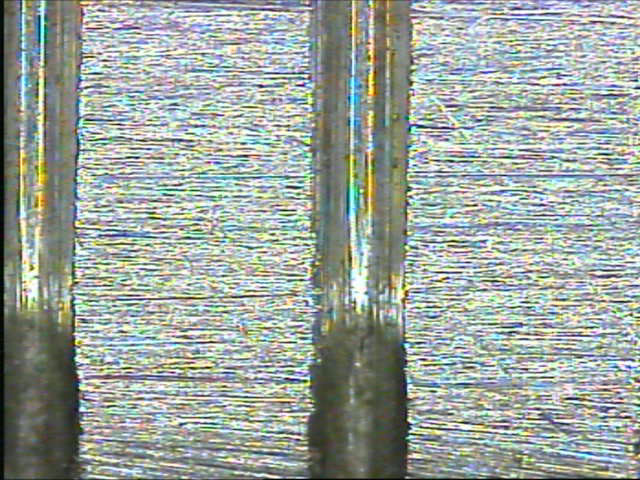
#> input picture selected/kreska_20221213-144717_300_401.png, 640 x 480 px; its folder holds only this picture in this run
$ python CV_analitic.py
#> lines starting #> are read from the running program, lines starting #| are printed output that depends on the picture; after the words box and inside, x2 and y2 are one past the last pixel; in counts of white or black regions, pixels touching at a corner belong together
import cv2 as cv
import numpy as np
import os
import re
import matplotlib.pyplot as plt


################################################################################################
#
# Mariusz Wisniewski KD-712
#
# Computer Vision
# 4606-ES-000000C-0128
#
# Measuring the position of the scale line on the camera image
#
# Contrast enhancement and analytical line position detection
#
# 2023-06-07
#
################################################################################################


def measurements_from_filename(name):
    # read position measured manually from file name
    t = re.split('[_.]', name)
    if t[0] == "kreska":
        measurement_time, manual_position = t[1], (float(t[2]), float(t[3]), (float(t[2]) + float(t[3])) / 2. )
#        print(measurement_time, manual_position)
        return ( measurement_time, manual_position )
    else:
        return None, None


def create_a_list_of_test_files_in_the_directory(dir_path):

#> further down, imgraw is the input picture: shape (480, 640, 3); mean B, G, R 158.7, 165.7, 156.6
    image_list = []

    # Iterate directory
    for path in os.listdir(dir_path):
        # check if current path is a file
        if os.path.isfile(os.path.join(dir_path, path)):
            # check only text files
            if path.endswith('.png'):
                image_list.append(path)
    print("total: ", len(image_list), "images")

    return image_list


def glue_lines(tresh, ignore):
    j = 0
    stan0 = 0
    stan1 = 0
    for i in range(ignore, len(tresh) - ignore):
        stan = tresh[i]
        if stan0 == 0:
            stan0 = stan
            stan1 = stan
        else:
            if stan != stan1:
                if stan == 0:
                    j += 1
                else:
                    if stan == stan0:
                        for k in range(i - j, i):
                            tresh[k] = stan0
                    stan0 = stan
                    j = 0
            else:
                if stan == 0:
                    j += 1
            stan1 = stan

    return tresh


def is_line_black(tresh, ignore):
    white_line = 0
    black_line = 0
    for i in range(ignore, len(tresh) - ignore):
        if tresh[i] == 1:
            white_line += 1
        if tresh[i] == -1:
            black_line += 1
    if black_line <= white_line :
        return True    # dark lines on a light background
    else:
        return False   # light lines on a dark background


def create_lines_table(tresh, ignore, blackline, max_line_width):
    tab = []
    if blackline:
        stan = 1
        line_beginning = ignore
        for i in range(ignore, len(tresh) - ignore):
            if tresh[i] != stan:
                if tresh[i] < stan and stan == 1:     #
                    line_beginning = i
                if tresh[i] > stan and tresh[i] == 1:
                    tab.append( [line_beginning, i, (i+line_beginning)/2.] )
            stan = tresh[i]
    else:
        stan = -1
        line_beginning = ignore
        for i in range(ignore, len(tresh) - ignore):
            if tresh[i] != stan:
                if tresh[i] > stan and stan == -1:
                    line_beginning = i
                if tresh[i] < stan and tresh[i] == -1:
                    tab.append( [line_beginning, i, (i+line_beginning)/2.])
            stan = tresh[i]

    if len(tab)>1:
        i = 0
        while i < len(tab)-1:
            if tab[i+1][0] - tab[i][1] < max_line_width:
                tab[i][1] = tab[i+1][1]
                tab.pop(i+1)
            else:
                i += 1
    for i in range(len(tab)):
        tab[i][2] = (tab[i][1] + tab[i][0])/2.

    return tab


def hysteresis_thresholding(hist_10, edge_ignore_width):

    min_ = np.min(hist_10)
    max_ = np.max(hist_10)

    min_val = max_
    for i in range(len(hist_10)):
        if edge_ignore_width < i < len(hist_10) - edge_ignore_width and min_val > hist_10[i]:
            min_val = hist_10[i]
    max_val = min_
    for i in range(len(hist_10)):
        if edge_ignore_width < i < len(hist_10) - edge_ignore_width and max_val < hist_10[i]:
            max_val = hist_10[i]

    amp = max_val - min_val

    treshold = np.zeros([len(hist_10)], dtype=int)
    for i in range(edge_ignore_width, len(hist_10) - edge_ignore_width):
        if hist_10[i] > max_val - amp * 0.3:
            treshold[i] = 1
        if hist_10[i] < min_val + amp * 0.3:
            treshold[i] = -1

    return (treshold, amp)


def find_the_line_in_the_middle(lines):
    image_center = 640 / 2
    dist = image_center * 2
    middle_line = -1
    for i in range(len(lines)):
        if dist > abs((lines[i][1] + lines[i][0]) / 2 - image_center):
            dist = abs((lines[i][1] + lines[i][0]) / 2 - image_center)
            middle_line = i
    if middle_line < 0:
        print("something wrong...")
    return middle_line


def lines_detector(imgraw, edge_ignore_width, max_line_width, only_middle_line, fname):
#> called with edge_ignore_width = 100, max_line_width = 75, only_middle_line = True, fname = 'kreska_20221213-144717_300_401.png'
    pk = 0  # manual correction

    measurement_time, manual_position = measurements_from_filename(fname)

    imggray = cv.cvtColor(imgraw, cv.COLOR_BGR2GRAY)
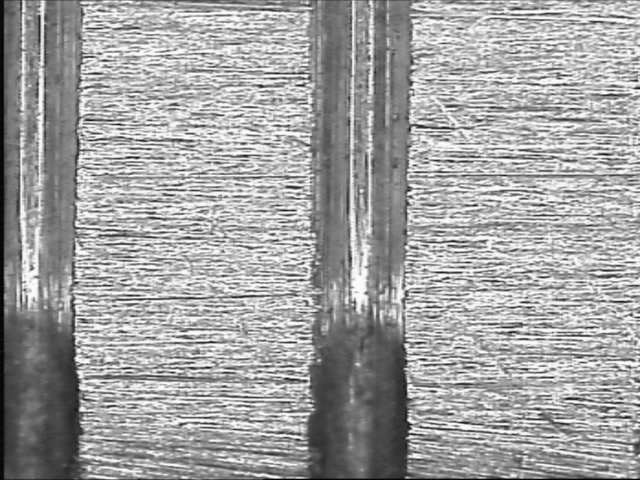
#> imggray: shape (480, 640); min 0, max 255, mean 162.2

    # kernel
    element = np.ones((29, 1), np.float32) / (29)

    # close/open operation
    morphC = cv.morphologyEx(imggray, cv.MORPH_CLOSE, element)
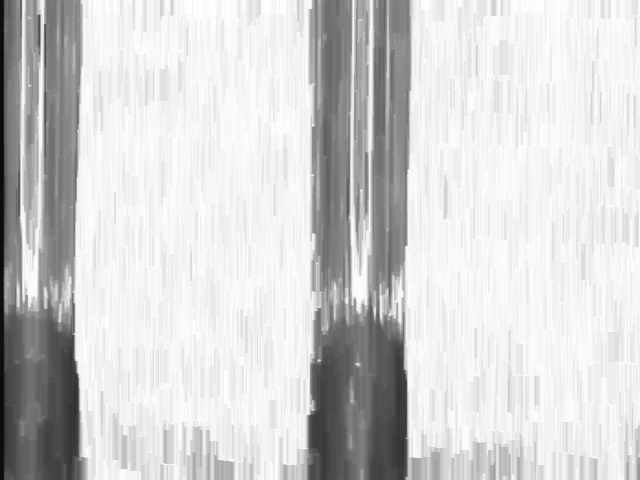
#> morphC: shape (480, 640); min 6, max 255, mean 209.7
    morphO = cv.morphologyEx(imggray, cv.MORPH_OPEN, element)
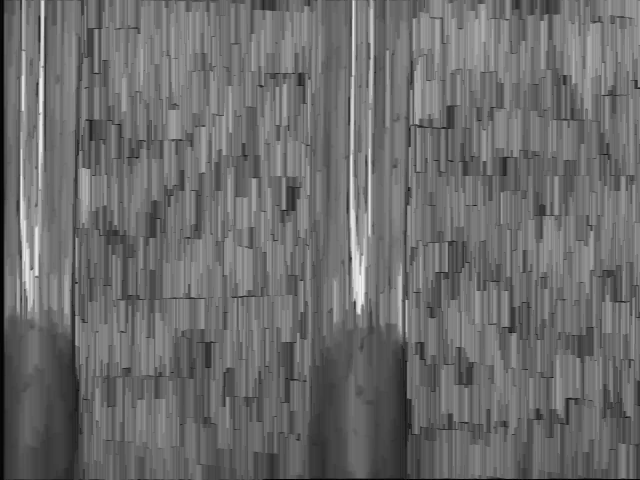
#> morphO: shape (480, 640); min 0, max 239, mean 107.9

    # averaging
    fil2dO = cv.filter2D(morphO, -2, element)
    fil2dC = cv.filter2D(morphC, -2, element)

    # Otsu thresholding
    _, th3_otsuO = cv.threshold(fil2dO, 0, 255, cv.THRESH_BINARY + cv.THRESH_OTSU)
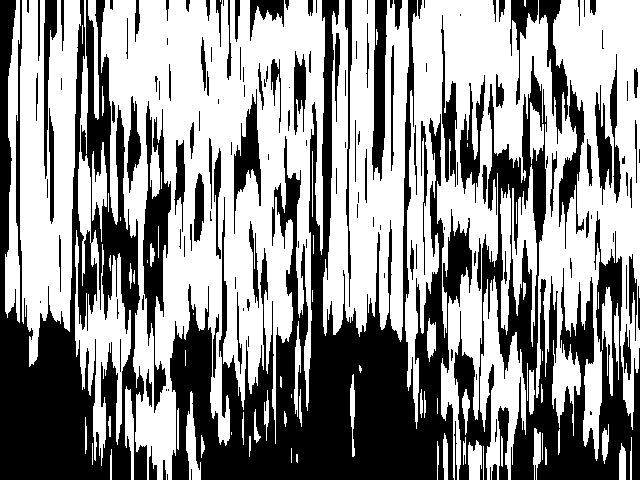
#> th3_otsuO: shape (480, 640); 57% white; 157 black regions (47 under 20 px), largest, box (x1, y1, x2, y2) and area: (170, 0, 472, 480) 47482, (0, 0, 147, 480) 30983, (454, 56, 640, 480) 24090
    _, th3_otsuC = cv.threshold(fil2dC, 0, 255, cv.THRESH_BINARY + cv.THRESH_OTSU)
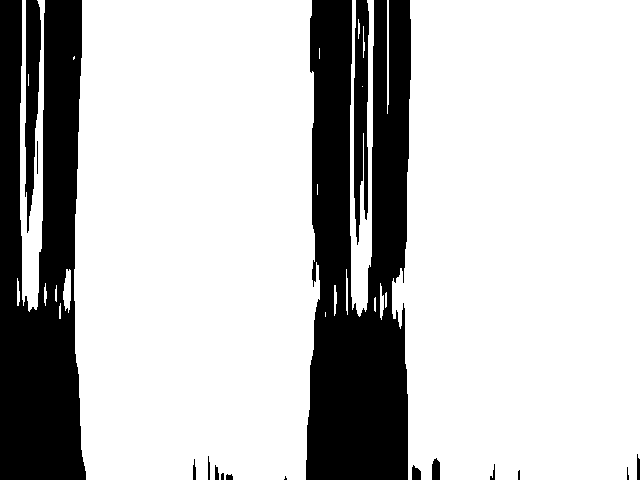
#> th3_otsuC: shape (480, 640); 75.7% white; 17 black regions (3 under 20 px), largest, box (x1, y1, x2, y2) and area: (306, 0, 411, 480) 38267, (0, 0, 86, 480) 30604, (354, 0, 369, 245) 2705

    # [8 lines of commented-out code are left out]
    histO = np.sum(th3_otsuO, axis=0)
#> histO = 640 values, max 116535 at index 171, min 0 at index 0, mean 69744.5
    histC = np.sum(th3_otsuC, axis=0)
#> histC = 640 values, max 122400 at index 86, min 0 at index 0, mean 92674.6

    # moving average
    kernel_size = 9
    kernel = np.ones(kernel_size) / kernel_size
    histO_10 = np.convolve(histO, kernel, mode='same')
#> histO_10 = 640 values, max 104918.3 at index 170, min 0 at index 0, mean 69604.9
    histC_10 = np.convolve(histC, kernel, mode='same')
#> histC_10 = 640 values, max 122400 at index 90, min 0 at index 0, mean 92471

    # hysteresis thresholding
    tresholdO, ampO = hysteresis_thresholding(histO_10, edge_ignore_width)
#> in hysteresis_thresholding, `min_ = np.min(hist_10)`: min_ = 0
#> in hysteresis_thresholding, `max_ = np.max(hist_10)`: max_ = 104918.3
#> the loop in hysteresis_thresholding, `for i in range(len(hist_10)):` made 640 passes
#> min_val on passes 102, 103, 104, 105, 106, 107, 108, 313: 62758.3, 57828.3, 53465, 51595, 51113.3, 51056.7, 50291.7, 49951.7
#> after the loop in hysteresis_thresholding, `for i in range(len(hist_10)):`: min_val = 21760
#> in hysteresis_thresholding, `max_val = min_`: max_val = 0
#> the loop in hysteresis_thresholding, `for i in range(len(hist_10)):` made 640 passes
#> max_val on passes 102, 113, 114, 115, 116, 138, 139, 140: 62758.3, 68226.7, 73440, 76613.3, 77066.7, 78823.3, 83526.7, 88456.7
#> after the loop in hysteresis_thresholding, `for i in range(len(hist_10)):`: max_val = 104918.3
#> in hysteresis_thresholding, `amp = max_val - min_val`: amp = 83158.3
#> in hysteresis_thresholding, `treshold = np.zeros([len(hist_10)], dtype=int)`: treshold = 640 values from 0 to 0
#> after the loop in hysteresis_thresholding, `for i in range(edge_ignore_width, len(hist_10) - edge_ignore_width):`: treshold = 640 values, max 1 at index 138, min -1 at index 313, mean 0.153
#> tresholdO has the same summary as treshold in hysteresis_thresholding; ampO = 83158.3
    tresholdC, ampC = hysteresis_thresholding(histC_10, edge_ignore_width)
#> the loop in hysteresis_thresholding (call 2), `for i in range(len(hist_10)):` made 640 passes
#> min_val on passes 190, 191, 192, 197, 212, 213, 304, 305: 121975, 121380, 121011.7, 121011.7, 120785, 120416.7, 120275, 118490
#> the loop in hysteresis_thresholding (call 2), `for i in range(len(hist_10)):` made 640 passes
#> max_val on pass 102: 122400
#> tresholdC = 640 values, max 1 at index 100, min -1 at index 314, mean 0.409; ampC = 122400

    # gluing function
    glue_lines(tresholdO, edge_ignore_width)
#> the loop in glue_lines, `for i in range(ignore, len(tresh) - ignore):` made 440 passes
#> (stan, stan0, j, stan1) on passes 62, 86: (1, 1, 0, 1), (1, 1, 0, 1)
#> after the loop in glue_lines, `for i in range(ignore, len(tresh) - ignore):`: tresh = 640 values, max 1 at index 138, min -1 at index 313, mean 0.362
    glue_lines(tresholdC, edge_ignore_width)
#> the loop in glue_lines (call 2), `for i in range(ignore, len(tresh) - ignore):` made 440 passes
#> stan0 on pass 1: 1

    # recognizing whether we are dealing with dark lines on a light background or light on a dark background
    black_lines_O = is_line_black(tresholdO, edge_ignore_width)
#> after the loop in is_line_black, `for i in range(ignore, len(tresh) - ignore):`: black_line = 27; white_line = 259
#> black_lines_O = True
    black_lines_C = is_line_black(tresholdC, edge_ignore_width)

    # final table of lines
    lines_O = create_lines_table(tresholdO, edge_ignore_width, black_lines_O, max_line_width)
#> the loop in create_lines_table, `while i < len(tab)-1:` made 2 passes
#> the loop in create_lines_table, `for i in range(len(tab)):` made 2 passes
    lines_C = create_lines_table(tresholdC, edge_ignore_width, black_lines_C, max_line_width)
#> the loop in create_lines_table (call 2), `for i in range(len(tab)):` made 1 pass

    # best result
    if ampC >= ampO:
        black_lines = black_lines_C
    else:
        black_lines = black_lines_O

    if black_lines:  #lines are black
        final_lines_list = lines_C
    else:  # lines are white
        final_lines_list = lines_O

    if only_middle_line:
        #  if we are looking for only single line
        if len(lines_O) > 0:
            middle_line_O = find_the_line_in_the_middle(lines_O)
#> the loop in find_the_line_in_the_middle, `for i in range(len(lines)):` made 2 passes
            result_O = np.zeros([len(histO_10)], dtype=int)
            for i in range(len(result_O)):
                if i < lines_O[middle_line_O][0]:
                    result_O[i] = 0
                if i >= lines_O[middle_line_O][0] and i < lines_O[middle_line_O][1]:
                    result_O[i] = 1
                if i >= lines_O[middle_line_O][1]:
                    result_O[i] = 0

            if not black_lines:
                final_lines_list = lines_O[middle_line_O]
                result = result_O
                print("middle_line O", final_lines_list)

        if len(lines_C) > 0:
            middle_line_C = find_the_line_in_the_middle(lines_C)
#> the loop in find_the_line_in_the_middle (call 2), `for i in range(len(lines)):` made 1 pass
            result_C = np.zeros([len(histC_10)], dtype=int)
            for i in range(len(result_C)):
                if i < lines_C[middle_line_C][0]:
                    result_C[i] = 0
                if i >= lines_C[middle_line_C][0] and i < lines_C[middle_line_C][1]:
                    result_C[i] = 1
                if i >= lines_C[middle_line_C][1]:
                    result_C[i] = 0
            if black_lines:
                final_lines_list = lines_C[middle_line_C]
                result = result_C
                print("middle_line C",final_lines_list)
#| middle_line C [310, 410, 360.0]

        imgrawO = imgraw.copy()
        if len(lines_O) > 0:
            if black_lines:
                cv.line(imgrawO, (lines_O[middle_line_O][0] - 5 + pk, 0), (lines_O[middle_line_O][0] - 5 + pk, 480),
                         (255, 0, 0), 2)
                cv.line(imgrawO, (lines_O[middle_line_O][1] + 5 + pk, 0), (lines_O[middle_line_O][1] + 5 + pk, 480),
                         (255, 0, 0), 2)
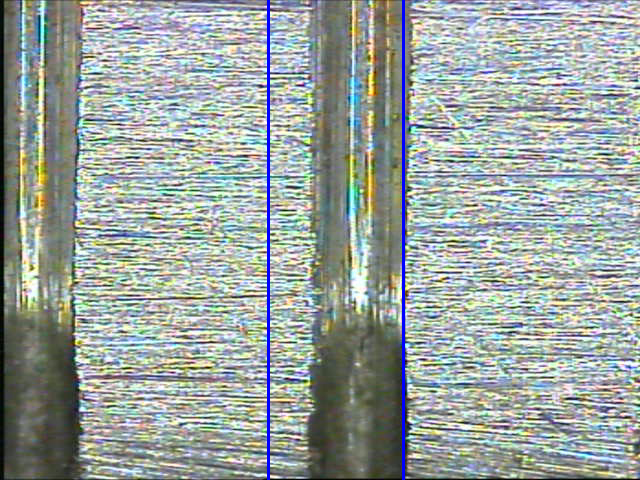
#> imgrawO: shape (480, 640, 3); mean B, G, R 159.8, 164.3, 155.3
            else:
                cv.line(imgrawO, (lines_O[middle_line_O][0] - 5 + pk, 0), (lines_O[middle_line_O][0] - 5 + pk, 480),
                         (0, 0, 255), 2)
                cv.line(imgrawO, (lines_O[middle_line_O][1] + 5 + pk, 0), (lines_O[middle_line_O][1] + 5 + pk, 480),
                         (0, 0, 255), 2)
        cv.imshow("imgrawO", imgrawO)

        imgrawC = imgraw.copy()
        if len(lines_C) > 0:
            if black_lines:
                cv.line(imgrawC, (lines_C[middle_line_C][0] - 5 + pk, 0), (lines_C[middle_line_C][0] - 5 + pk, 480),
                         (0, 0, 255), 2)
                cv.line(imgrawC, (lines_C[middle_line_C][1] + 5 + pk, 0), (lines_C[middle_line_C][1] + 5 + pk, 480),
                         (0, 0, 255), 2)
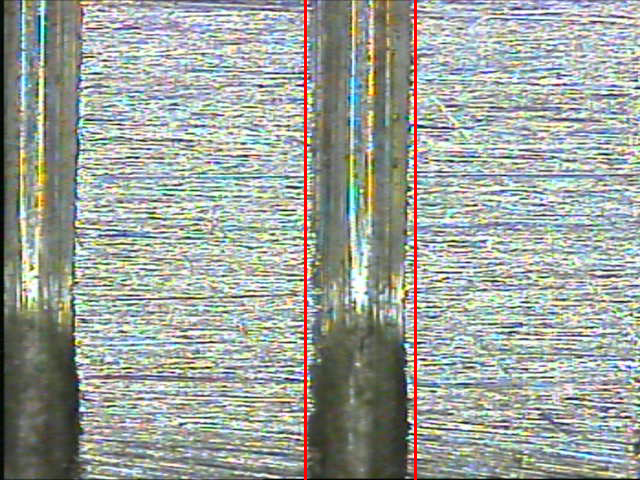
#> imgrawC: shape (480, 640, 3); mean B, G, R 157.1, 164, 157.4
            else:
                cv.line(imgrawC, (lines_C[middle_line_C][0] - 5 + pk, 0), (lines_C[middle_line_C][0] - 5 + pk, 480),
                         (255, 0, 0), 2)
                cv.line(imgrawC, (lines_C[middle_line_C][1] + 5 + pk, 0), (lines_C[middle_line_C][1] + 5 + pk, 480),
                         (255, 0, 0), 2)
        cv.imshow("imgrawC", imgrawC)

    prepare_report = False

    if prepare_report:
        fig, axs = plt.subplots(2, 3, figsize=(19.5,9.5), sharex=True)
        fig.tight_layout()
        plt.subplots_adjust(bottom=0.07, top=0.97)

        imgplot = axs[0,1].imshow(cv.cvtColor(imgrawC, cv.COLOR_BGR2RGB))
        imgplot = axs[1,1].imshow(cv.cvtColor(imgrawO, cv.COLOR_BGR2RGB))
        imgplot = axs[0,2].imshow(th3_otsuC, cmap="gray")
        imgplot = axs[1,2].imshow(th3_otsuO, cmap="gray")

        if len(lines_C) > 0:
            axs[0,0].plot((tresholdC + 1) / 2)
            if black_lines_C:
                axs[0,0].plot(1 - (result_C * result_C.max()), label='result_C')
            else:
                axs[0, 0].plot((result_C * result_C.max()), label='result_C')
        axs[0,0].plot(histC / histC_10.max(), label='histC_10')
        axs[0,0].plot(histC_10 / histC_10.max(), label='histC_10')
    #    axs[0,0].legend()
    #    plt.xlim(0, 640)

        if len(lines_O) > 0:
            axs[1,0].plot((tresholdO + 1) / 2)
            if black_lines_O:
                axs[1, 0].plot(1 - (result_O * result_O.max()), label='result_O')
            else:
               axs[1, 0].plot(result_O * result_O.max(), label='result_O')
        axs[1,0].plot(histO / histO_10.max(), label='histC_10')
        axs[1,0].plot(histO_10 / histO_10.max(), label='histO_10')
    #    axs[1,0].legend()
        plt.xlim(0, 640)

        plt.savefig('data.png')
#        plt.show()

    prepare_charts = False

    if prepare_charts:
        plt.xlim(0, 640)
        if black_lines:
            if len(lines_C) > 0:
                plt.plot((tresholdC + 1) / 2)
                plt.plot(1 - (result_C * result_C.max()), label='result_C')
            plt.plot(histC_10 / histC_10.max(), label='histC_10')
        else:
            if len(lines_O) > 0:
                plt.plot((tresholdO + 1) / 2)
                plt.plot(result_O * result_O.max(), label='result_O')
            plt.plot(histO_10 / histO_10.max(), label='histO_10')
        plt.legend()

        plt.show()

    key = cv.waitKey(200)
#> (key Esc is pressed here)

    if key == ord('s') and prepare_report:
        name = fname[:-4]
        nfname = "report/" + name + "_fig.png"

        try:
            os.rename("data.png", nfname)
        except:
            print("something wrong... ")

        pictures_separately = False

        if pictures_separately:
            v_img1 = cv.vconcat([imgraw, cv.cvtColor(imggray, cv.COLOR_GRAY2BGR)])
            v_img2 = cv.vconcat([morphC, morphO])
            v_img3 = cv.vconcat([fil2dC, fil2dO])
            v_img4 = cv.vconcat([th3_otsuC, th3_otsuO])
            v_img5 = cv.vconcat([imgrawC, imgrawO])

            nfname = "report/" + name + "_img1.png"
            cv.imwrite(nfname, v_img1)
            nfname = "report/" + name + "_img2.png"
            cv.imwrite(nfname, v_img2)
            nfname = "report/" + name + "_img3.png"
            cv.imwrite(nfname, v_img3)
            nfname = "report/" + name + "_img4.png"
            cv.imwrite(nfname, v_img4)
            nfname = "report/" + name + "_img5.png"
            cv.imwrite(nfname, v_img5)

#    plt.close()

    # saving the detection and manual pointing comparison
    if len(final_lines_list)>0:
        if manual_position:
            f = open("detekcja_analitic.txt", "a")
            f.write(fname + " " + format(final_lines_list[0], '.1f') + " " + format(final_lines_list[1], '.1f') + " " + format(final_lines_list[2], '.1f')
                    + " " + format(manual_position[0], '.1f') + " " + format(manual_position[1], '.1f') + " " + format(manual_position[2], '.1f')
                    + " " + format(final_lines_list[2] - manual_position[2], '.1f') + "\n")
            f.close()
        return final_lines_list
    else:
        return None


######################################################
# main
######################################################
if __name__ == '__main__':

    edge_ignore_width = 100
    max_line_width = 75  # depends on the scale of the image
    only_middle_line = True

    #dir_path = r'C:\Users\maran\Documents\images\opisane'
    #dir_path = r'C:\Users\maran\Documents\selected'
    dir_path = './selected'

    test_files = create_a_list_of_test_files_in_the_directory(dir_path)

    for fname in test_files:
        print(fname)
        tname = os.path.join(dir_path, fname)
        imgraw = cv.imread(tname)

        if imgraw is None:
            ret = False
            break
        else:
            ret = True

        if ret:
            lines = lines_detector(imgraw, edge_ignore_width, max_line_width, only_middle_line, fname)
